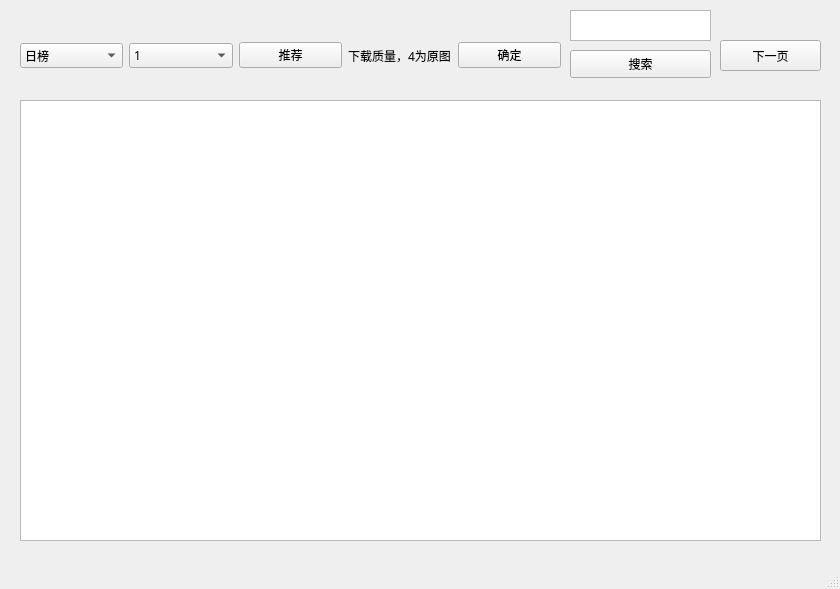
<?xml version="1.0" encoding="UTF-8"?>
<ui version="4.0">
 <class>MainWindow</class>
 <widget class="QMainWindow" name="MainWindow">
  <property name="enabled">
   <bool>true</bool>
  </property>
  <property name="geometry">
   <rect>
    <x>0</x>
    <y>0</y>
    <width>840</width>
    <height>589</height>
   </rect>
  </property>
  <property name="font">
   <font>
    <family>等线 Light</family>
   </font>
  </property>
  <property name="windowTitle">
   <string>MainWindow</string>
  </property>
  <property name="documentMode">
   <bool>false</bool>
  </property>
  <widget class="QWidget" name="centralwidget">
   <widget class="QTableView" name="tableView">
    <property name="geometry">
     <rect>
      <x>20</x>
      <y>100</y>
      <width>801</width>
      <height>441</height>
     </rect>
    </property>
   </widget>
   <widget class="QPushButton" name="pushButton_2">
    <property name="geometry">
     <rect>
      <x>720</x>
      <y>40</y>
      <width>101</width>
      <height>31</height>
     </rect>
    </property>
    <property name="text">
     <string>下一页</string>
    </property>
   </widget>
   <widget class="QWidget" name="layoutWidget">
    <property name="geometry">
     <rect>
      <x>20</x>
      <y>30</y>
      <width>541</width>
      <height>51</height>
     </rect>
    </property>
    <layout class="QHBoxLayout" name="horizontalLayout">
     <item>
      <widget class="QComboBox" name="comboBox">
       <property name="editable">
        <bool>false</bool>
       </property>
       <property name="currentIndex">
        <number>0</number>
       </property>
       <property name="maxVisibleItems">
        <number>5</number>
       </property>
       <item>
        <property name="text">
         <string>日榜</string>
        </property>
       </item>
       <item>
        <property name="text">
         <string>周榜</string>
        </property>
       </item>
       <item>
        <property name="text">
         <string>月榜</string>
        </property>
       </item>
      </widget>
     </item>
     <item>
      <widget class="QComboBox" name="comboBox_2">
       <item>
        <property name="text">
         <string>1</string>
        </property>
       </item>
       <item>
        <property name="text">
         <string>2</string>
        </property>
       </item>
       <item>
        <property name="text">
         <string>3</string>
        </property>
       </item>
       <item>
        <property name="text">
         <string>4</string>
        </property>
       </item>
      </widget>
     </item>
     <item>
      <widget class="QPushButton" name="pushButton_3">
       <property name="text">
        <string>推荐</string>
       </property>
      </widget>
     </item>
     <item>
      <widget class="QLabel" name="label">
       <property name="font">
        <font>
         <family>华文宋体</family>
        </font>
       </property>
       <property name="text">
        <string>下载质量，4为原图</string>
       </property>
      </widget>
     </item>
     <item>
      <widget class="QPushButton" name="pushButton">
       <property name="text">
        <string>确定</string>
       </property>
      </widget>
     </item>
    </layout>
   </widget>
   <widget class="QPlainTextEdit" name="plainTextEdit">
    <property name="geometry">
     <rect>
      <x>570</x>
      <y>10</y>
      <width>141</width>
      <height>31</height>
     </rect>
    </property>
   </widget>
   <widget class="QPushButton" name="pushButton_4">
    <property name="geometry">
     <rect>
      <x>570</x>
      <y>50</y>
      <width>141</width>
      <height>28</height>
     </rect>
    </property>
    <property name="text">
     <string>搜索</string>
    </property>
   </widget>
  </widget>
  <widget class="QMenuBar" name="menubar">
   <property name="geometry">
    <rect>
     <x>0</x>
     <y>0</y>
     <width>840</width>
     <height>21</height>
    </rect>
   </property>
  </widget>
  <widget class="QStatusBar" name="statusbar"/>
 </widget>
 <resources/>
 <connections/>
</ui>
